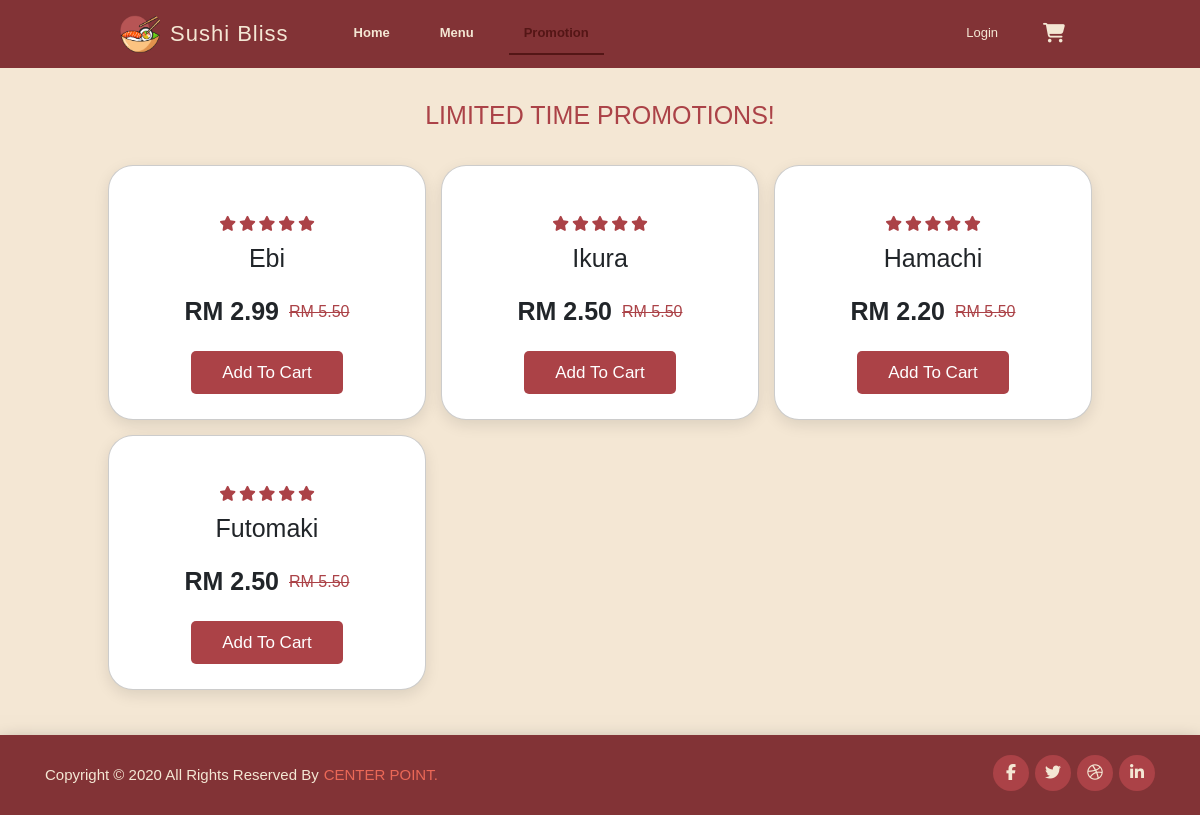
The app's page /frontend/promotion.php with its own data.
### tables this page shows
CREATE TABLE `meal` (
  `mealID` varchar(40) NOT NULL,
  `mealName` varchar(30) NOT NULL,
  `mealPic` varchar(100) NOT NULL,
  `category` varchar(20) NOT NULL,
  `description` varchar(100) NOT NULL,
  `price` decimal(10,2) NOT NULL
);

### frontend/promotion.php (the view, shortened to what this page needs)
<?php
require_once("../backend/connection.php");
$sql = "SELECT * FROM meal WHERE category = 'Promotion'";
$result = mysqli_query($conn, $sql);
?>
<!DOCTYPE html>
<html lang="en">
<head>
    <link rel="stylesheet" href="https://stackpath.bootstrapcdn.com/bootstrap/4.1.3/css/bootstrap.min.css"
>
    <link rel="stylesheet" href="https://cdnjs.cloudflare.com/ajax/libs/font-awesome/5.15.1/css/all.min.css"
 />
    <link rel="stylesheet" href="../frontend/CSS/footer.css">
    <link rel="stylesheet" href="https://cdnjs.cloudflare.com/ajax/libs/font-awesome/6.5.2/css/all.min.css">
    <link rel="stylesheet" href="CSS/style.css">
    <link rel="stylesheet" href="CSS/nav.css">
</head>
<body>
    <?php
    include("nav.php");
    ?>
    <section class="promotion" id="promotion">
        <h3 class="promoheading">limited time Promotions!</h3>
        <div class="box-container">
            <?php
            while ($row = $result->fetch_assoc()) {
            ?>
            <div class="box">
                <div class="content">
                    <div class="stars">
                        <i class="fas fa-star"></i>
                        <i class="fas fa-star"></i>
                        <i class="fas fa-star"></i>
                        <i class="fas fa-star"></i>
                        <i class="fas fa-star"></i>
                    </div>
                    <h3 class="sushi-name"><?php echo $row["mealName"]; ?></h3>
                    <div class="prices">
                        <span class="discounted-price">RM <?php echo $row["price"]; ?></span>
                        <span class="original-price">RM 5.50</span>
                    </div>
                    <a href="../backend/mealDetail.php?meal=<?php echo $row['mealID']; ?>" class="btn">Add to cart</a>
                </div>
            </div>
            <?php
            }
            ?>
        </div>
    </section>
</body>
</html>

### frontend/CSS/footer.css (style rules this page uses)
.site-footer { background-color: #823336; padding: 20px 0; font-size: 15px; line-height: 24px; color: #f4e7d4; box-shadow: 0 10px 20px rgba(0, 0, 0, 0.5); position: relative; }
.site-footer .social-icons { text-align: right; display: flex; justify-content: flex-end; align-items: center; }
.site-footer .social-icons a { width: 36px; height: 36px; line-height: 36px; margin-left: 6px; margin-right: 0; border-radius: 100%; background-color: #ab4247; }
.copyright-text { margin: 0; display: flex; align-items: center; }
.social-icons { padding-left: 0; margin-bottom: 0; list-style: none; }
.social-icons li { display: inline-block; margin-bottom: 4px; }
.social-icons a { background-color: #f4e7d4; color: #f4e7d4; font-size: 16px; display: inline-block; text-align: center; margin-right: 8px; border-radius: 100%; transition: all 0.2s linear; }
.logo { color: #eb6857; margin-left: 5px; }

### frontend/CSS/style.css (style rules this page uses)
:root { --rice: #f4e7d4; --red: #ab4247; --grey:#f5f5f5; --box-shadow:0 .5rem 1.5rem rgba(0,0,0,.1); }
* { font-family: Arial, Helvetica, sans-serif; margin: 0; padding: 0; box-sizing: border-box; text-decoration: none; outline: none; border: none; text-transform: capitalize; transition: all .2s linear; }
html { font-size: 62.5%; scroll-padding-top: 5.5rem; scroll-behavior: smooth; }
section { padding: 2rem 9%; }
section:nth-child(even) { background: var(--rice); }
.btn { margin-top: 1rem; display: inline-block; font-size: 1.7rem; color: #fff; background: var(--red); border-radius: .5rem; cursor: pointer; padding: .8rem 3rem; }
.promotion .box-container { display: grid; grid-template-columns: repeat(auto-fit,minmax(28rem,1fr)); gap:1.5rem; padding-bottom: 25px; }
.promotion .box-container .box { padding: 2.5rem; background: #fff; border-radius: 2.5rem; border: .1rem solid rgba(0,0,0,.2); box-shadow: var(--box-shadow); position: relative; overflow: hidden; text-align: center; }
.promotion .box-container .box h3 { color: var(--black); font-size: 2.5rem; }
.promotion .box-container .box .stars { padding: 1rem 0; }
.promotion .box-container .box .stars i { font-size: 1.5rem; color: var(--red); }
.promotion .box-container .box .prices { display: flex; justify-content: center; align-items: center; gap: 1rem; margin-bottom: 1rem; }
.promotion .box-container .box .original-price { font-size: 1.6rem; color: var(--red); text-decoration: line-through; }
.promotion .box-container .box .discounted-price { font-size: 2.5rem; color: var(--black); font-weight: bolder; }

### frontend/promotion.php (style rules this page uses)
body { background-color: #f4e7d4; }
.promoheading { text-align: center; color: var(--red); font-size: 2.5rem; padding-top: 8rem; padding-bottom: 3rem; text-transform: uppercase; }
.box .content h3 { padding-bottom: 1rem; font-size: 0.8rem; }
.prices { display: flex; justify-content: space-between; align-items: center; }

### records on screen
meal: mealName "Ebi", price "2.99"
meal: mealName "Ikura", price "2.50"
meal: mealName "Hamachi", price "2.20"
meal: mealName "Futomaki", price "2.50"
